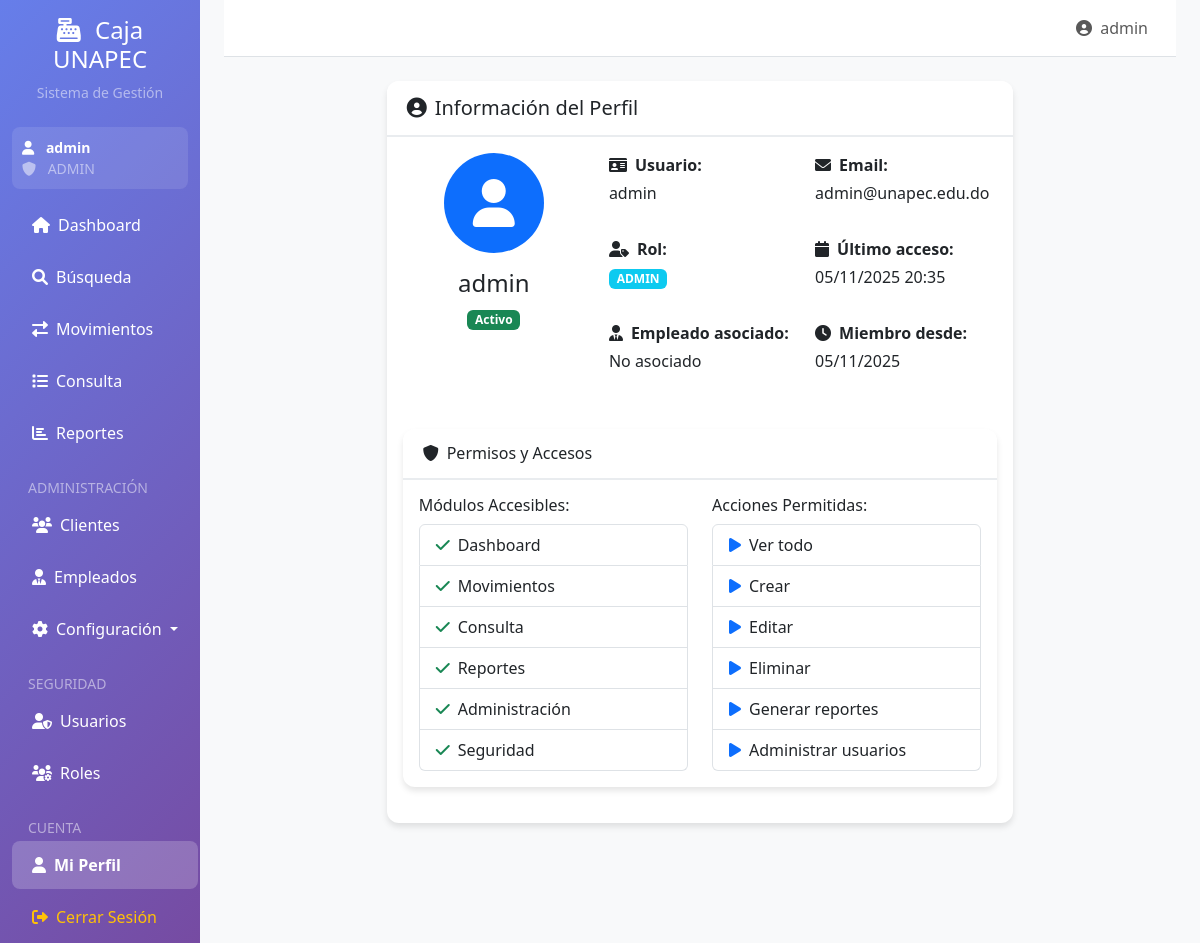
Page /perfil (signed in) on the earlier database version.
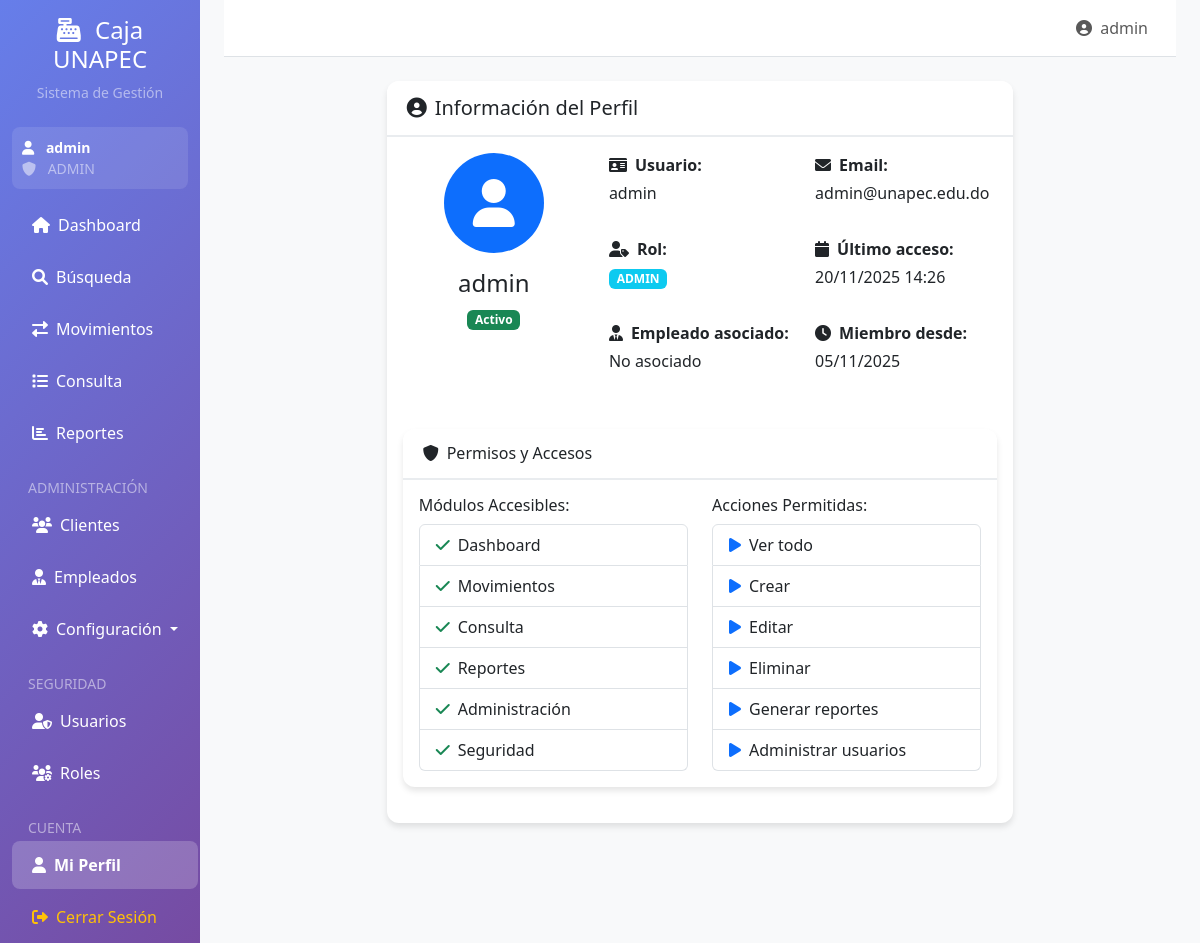
Same page on the later database version.
### app.py (models this page shows)
class Usuario(UserMixin, db.Model):
    id = db.Column(db.Integer, primary_key=True)
    username = db.Column(db.String(50), unique=True, nullable=False)
    password = db.Column(db.String(255), nullable=False)
    email = db.Column(db.String(100), unique=True, nullable=False)
    empleado_id = db.Column(db.Integer, db.ForeignKey('empleado.id'))
    rol_id = db.Column(db.Integer, db.ForeignKey('rol.id'), nullable=False)
    estado = db.Column(db.String(20), default='Activo')
    fecha_creacion = db.Column(db.DateTime, default=datetime.now)
    ultimo_acceso = db.Column(db.DateTime)

### app.py (the view)
@app.route('/perfil')
@login_required
def perfil():
    return render_template('perfil.html',
                         obtener_modulos_permitidos=obtener_modulos_permitidos,
                         obtener_acciones_permitidas=obtener_acciones_permitidas)

### app.py (called while the page is built)
@login_manager.user_loader
def load_user(user_id):
    return Usuario.query.get(int(user_id))

def obtener_modulos_permitidos(rol):
    permisos = {
        'ADMIN': ['Dashboard', 'Movimientos', 'Consulta', 'Reportes', 'Administración', 'Seguridad'],
        'GERENTE': ['Dashboard', 'Movimientos', 'Consulta', 'Reportes', 'Administración'],
        'CAJERO': ['Dashboard', 'Movimientos'],
        'CONSULTA': ['Dashboard', 'Consulta', 'Reportes']
    }
    return permisos.get(rol, [])

def obtener_acciones_permitidas(rol):
    acciones = {
        'ADMIN': ['Ver todo', 'Crear', 'Editar', 'Eliminar', 'Generar reportes', 'Administrar usuarios'],
        'GERENTE': ['Ver todo', 'Crear', 'Editar', 'Generar reportes'],
        'CAJERO': ['Ver movimientos', 'Crear movimientos'],
        'CONSULTA': ['Ver consultas', 'Generar reportes']
    }
    return acciones.get(rol, [])

@app.context_processor
def inject_datetime():
    return {'datetime': datetime}

### templates/perfil.html (shortened to what the changed rows need)
{% extends "base.html" %}
{% block content %}
<div class="row justify-content-center">
    <div class="col-md-8">
        <div class="card">
            <div class="card-body">
                <div class="row">
                    <div class="col-md-4 text-center mb-4">
                        <div class="bg-primary text-white rounded-circle d-inline-flex align-items-center justify-content-center" style="width: 100px; height: 100px;">
                            <i class="fas fa-user fa-3x"></i>
                        </div>
                        <h4 class="mt-3">{{ current_user.username }}</h4>
                        <span class="badge bg-{% if current_user.estado == 'Activo' %}success{% else %}danger{% endif %}">
                            {{ current_user.estado }}
                        </span>
                    </div>
                    <div class="col-md-8">
                        <div class="row">
                            <div class="col-md-6 mb-3">
                                <strong><i class="fas fa-id-card me-2"></i>Usuario:</strong>
                                <p class="mt-1">{{ current_user.username }}</p>
                            </div>
                            <div class="col-md-6 mb-3">
                                <strong><i class="fas fa-envelope me-2"></i>Email:</strong>
                                <p class="mt-1">{{ current_user.email }}</p>
                            </div>
                            <div class="col-md-6 mb-3">
                                <strong><i class="fas fa-calendar me-2"></i>Último acceso:</strong>
                                <p class="mt-1">
                                    {% if current_user.ultimo_acceso %}
                                        {{ current_user.ultimo_acceso.strftime('%d/%m/%Y %H:%M') }}
                                    {% else %}
                                        No registrado
                                    {% endif %}
                                </p>
                            </div>
                            <div class="col-md-6 mb-3">
                                <strong><i class="fas fa-clock me-2"></i>Miembro desde:</strong>
                                <p class="mt-1">{{ current_user.fecha_creacion.strftime('%d/%m/%Y') }}</p>
                            </div>
                        </div>
                    </div>
                </div>
            </div>
        </div>
    </div>
</div>
{% endblock %}

### templates/base.html (shortened to what the changed rows need)
<!DOCTYPE html>
<html lang="es">
<head>
    <link href="https://cdn.jsdelivr.net/npm/bootstrap@5.3.0/dist/css/bootstrap.min.css" rel="stylesheet">
    <link href="https://cdnjs.cloudflare.com/ajax/libs/font-awesome/6.0.0/css/all.min.css" rel="stylesheet">
</head>
<body>
    <div class="container-fluid">
        <div class="row">
            <div class="col-md-3 col-lg-2 sidebar d-md-block collapse">
                <div class="position-sticky pt-3">
                    {% if current_user.is_authenticated %}
                    <div class="user-info">
                        <div class="text-white small">
                            <i class="fas fa-user me-2"></i>
                            <strong>{{ current_user.username }}</strong>
                        </div>
                        <div class="text-white-50 small">
                            <i class="fas fa-shield-alt me-2"></i>
                            {{ current_user.rol.nombre }}
                        </div>
                    </div>
                    {% endif %}
                </div>
            </div>
            <div class="col-md-9 col-lg-10 main-content ms-sm-auto px-md-4">
                <nav class="navbar navbar-expand-lg navbar-light bg-white border-bottom">
                    <div class="container-fluid">
                        <div class="navbar-nav ms-auto">
                            {% if current_user.is_authenticated %}
                            <span class="navbar-text me-3">
                                <i class="fas fa-user-circle me-1"></i>
                                {{ current_user.username }}
                            </span>
                            {% endif %}
                        </div>
                    </div>
                </nav>
                <main class="py-4">
                    {% block content %}{% endblock %}
                </main>
            </div>
        </div>
    </div>
</body>
</html>

Differences in the rows shown:
changed Usuario "admin": ultimo_acceso "05/11/2025 20:35" → "20/11/2025 14:26"
